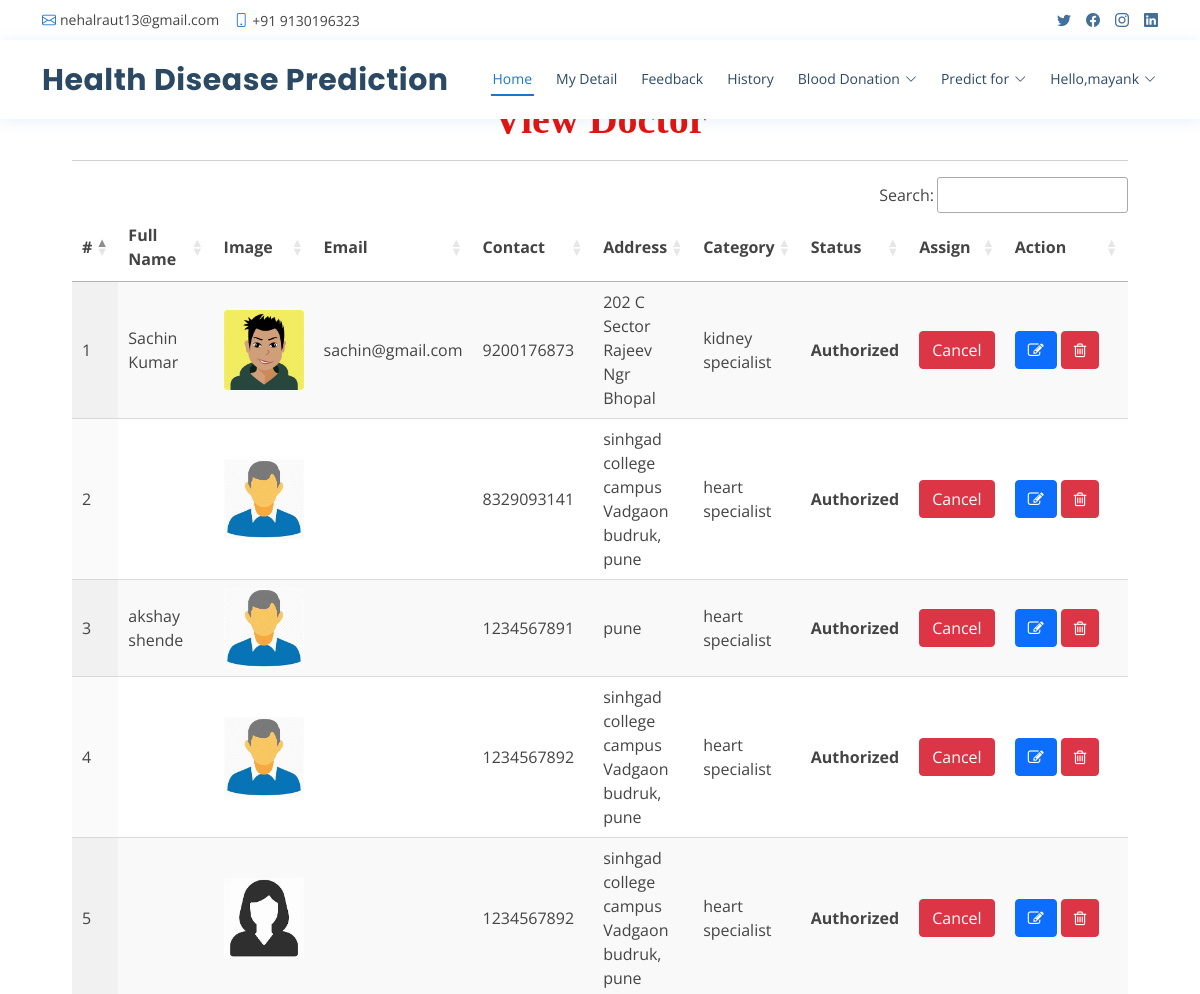
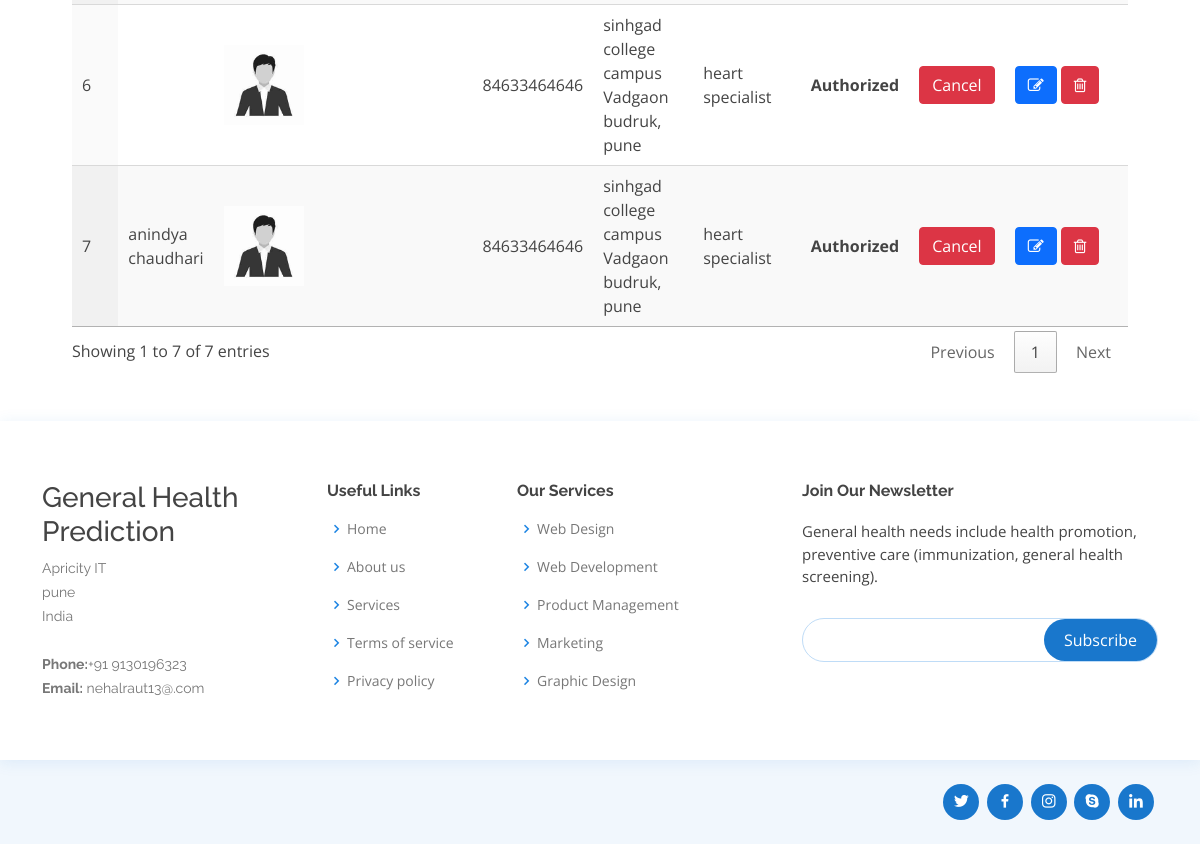
/view_doctor (signed in), run on the app's committed database (2 pictures, top to bottom).
### healthapp/models.py (models this page shows, shortened)
class Doctor(models.Model):
    status = models.IntegerField(DOCTOR_STATUS, null=True)
    user = models.ForeignKey(User, on_delete=models.CASCADE, null=True)
    contact = models.CharField(max_length=100, null=True)
    address = models.CharField(max_length=100, null=True)
    category = models.CharField(max_length=100, null=True)
    doj = models.DateField(null=True)
    dob = models.DateField(null=True)
    image = models.FileField(null=True)

### healthapp/views.py (the view)
# urls.py: path('view_doctor', View_Doctor,name="view_doctor"),
@login_required(login_url="login")
def View_Doctor(request):
    doc = Doctor.objects.all()
    d = {'doc':doc}
    return render(request,'view_doctor.html',d)

### healthapp/templates/view_doctor.html (shortened to what this page needs)
{% extends 'index.html' %}
{% load static %}
{% block body %}
<div class="container-fluid" style="width:90%;margin-top:8%">
                    <div class="container-fluid">
                        <h1 align="center" style="font-weight:bold;font-family : 'Monotype Corsiva' ; color : #E6120E ;margin-top:4%">View Doctor</h1>
                         </div><hr>
                                <table id="example" class="display" style="width:100%">
                                  <thead>
                                    <tr>
                                      <th>#</th>
                                      <th>Full Name</th>
                                      <th>Image</th>
                                      <th>Email</th>
                                      <th>Contact</th>
                                      <th>Address</th>
                                      <th>Category</th>
                                      <th>Status</th>
                                      <th>Assign</th>
                                      <th>Action</th>
                                  </tr>
                              </thead>
                              <tbody>
                              {% for i in doc %}
                                <tr>
                                  <td>{{forloop.counter}}</td>
                                  <td>{{i.user.first_name}} {{i.user.last_name}}</td>
                                  <td><img src="{{i.image.url}}" style="width:80px;height:80px"></td>
                                  <td>{{i.user.email}}</td>
                                  <td>{{i.contact}}</td>
                                  <td>{{i.address}}</td>
                                  <td>{{i.category}}</td>
                                  <td>
                                      {% if i.status == 1 %}
                                      <b>Authorized</b>
                                  {% else %}
                                      <b>Unauthorized</b>
                                      {% endif %}
                                  </td>
                                    <td>{% if i.status == 1 %}
                                        <a href="{% url 'assign_status' i.id %}" onclick="return confirm('Do you want to withdraw approval to doctor : {{i.user.first_name}}?')"><button class="btn btn-danger">Cancel</button></a>
                                        {% else %}
                                        <a href="{% url 'assign_status' i.id %}" onclick="return confirm('Do you want to give approve to doctor : {{i.user.first_name}}?')"><button class="btn btn-success">Assign</button></a>
                                        {% endif %}
                                    </td>
                                    <td style="width:150px">
                                      <a href="{% url 'change_doctor' i.id %}" ><button class="btn btn-primary"><i class="fa fa-edit"></i></button></a>
                                      <a href="{% url 'delete_doctor' i.id %}" ><button class="btn btn-danger" onclick="return confirm('Are you sure?')"><i class="fa fa-trash-o"></i></button></a></td>
                              </tr>
                              {% endfor %}
                          </tbody>
                      </table>
                  </div>
{% endblock %}

### healthapp/templates/index.html (shortened to what this page needs)
<!DOCTYPE html>
<html lang="en">
  {% load static %}
<head>
  <link href="{% static 'vendor/fontawesome-free/css/all.min.css' %}" rel="stylesheet">
  <link href="{% static 'vendor/animate.css/animate.min.css' %}" rel="stylesheet">
  <link href="{% static 'vendor/bootstrap/css/bootstrap.min.css' %}" rel="stylesheet">
  <link href="{% static 'vendor/bootstrap-icons/bootstrap-icons.css' %}" rel="stylesheet">
  <link href="{% static 'vendor/boxicons/css/boxicons.min.css' %}" rel="stylesheet">
  <link href="{% static 'vendor/glightbox/css/glightbox.min.css' %}" rel="stylesheet">
  <link href="{% static 'vendor/remixicon/remixicon.css' %}" rel="stylesheet">
  <link href="{% static 'vendor/swiper/swiper-bundle.min.css' %}" rel="stylesheet">
  <link href="{% static 'css/style.css' %}" rel="stylesheet">
  <link rel="stylesheet" href="https://cdnjs.cloudflare.com/ajax/libs/font-awesome/4.7.0/css/font-awesome.min.css">
  <link rel='stylesheet' type='text/css' href="https://cdn.datatables.net/1.10.21/css/jquery.dataTables.min.css">
  <link rel='stylesheet' type='text/css' href="https://cdn.datatables.net/buttons/1.6.2/css/buttons.dataTables.min.css">
</head>
<body>
  <div id="topbar" class="d-flex align-items-center fixed-top">
    <div class="container d-flex justify-content-between">
      <div class="contact-info d-flex align-items-center">
        <i class="bi bi-envelope"></i> <a href="mailto:contact@example.com">nehalraut13@gmail.com</a>
        <i class="bi bi-phone"></i> +91 9130196323
      </div>
      <div class="d-none d-lg-flex social-links align-items-center">
        <a href="#" class="twitter"><i class="bi bi-twitter"></i></a>
        <a href="#" class="facebook"><i class="bi bi-facebook"></i></a>
        <a href="#" class="instagram"><i class="bi bi-instagram"></i></a>
        <a href="#" class="linkedin"><i class="bi bi-linkedin"></i></i></a>
      </div>
    </div>
  </div>
  <header id="header" class="fixed-top">
    <div class="container d-flex align-items-center">
      <h1 class="logo me-auto"><a href="index.html"> Health Disease Prediction</a></h1>
      {% if request.user.is_staff %}
      <nav id="navbar" class="navbar order-last order-lg-0">
        <ul>
          <li><a class="nav-link scrollto active" href="{% url 'admin_home' %}">Home</a></li>
          <li class="dropdown"><a href="#"><span>Doctor</span> <i class="bi bi-chevron-down"></i></a>
            <ul>
              <li><a href="/add_doctor">Add Doctor</a></li>
              <li><a href="/view_doctor">View Doctor</a></li>
            </ul>
          </li>
          <li><a class="nav-link scrollto" href="/view_patient">Patient</a></li>
          <li><a class="nav-link scrollto" href="/view_search_pat">Searched Data</a></li>
          <li><a class="nav-link scrollto" href="/view_feedback">Feedback</a></li>
          <li class="dropdown"><a href="#"><span>Blood Donation</span> <i class="bi bi-chevron-down"></i></a>
            <ul>
              <li><a href="/request_blood">Request for Blood</a></li>
              <li><a href="/donator_blood">Donate for Blood</a></li>
            </ul>
          </li>
          <li class="dropdown">
            <a href="#" class="appointment-btn scrollto" style="color: #fff;"><span class="d-none d-md-inline">Welcome,</span> {{request.user.username}} <i class="bi bi-chevron-down"></i></a>
            <ul>
              <li><a href="{% url 'change_password' %}">Password</a></li>
              <li><a href="{% url 'logout' %}">Logout</a></li>
            </ul>
          </li>
        </ul>
        <i class="bi bi-list mobile-nav-toggle"></i>
      </nav>
      {% elif request.user.patient_set.all.0 %}
      <nav id="navbar" class="navbar order-last order-lg-0">
        <ul>
          <li><a class="nav-link scrollto active" href="{% url 'patient_home' %}">Home</a></li>
          <li><a class="nav-link scrollto" href="/profile_doctor">My Detail</a></li>
          <li><a class="nav-link scrollto" href="/sent_feedback">Feedback</a></li>
          <li><a class="nav-link scrollto" href="/view_search_pat">History</a></li>
          <li class="dropdown"><a href="#"><span>Blood Donation</span> <i class="bi bi-chevron-down"></i></a>
          </li>
          <li class="dropdown"><a href="#"><span>Predict for</span> <i class="bi bi-chevron-down"></i></a>
          </li>
          <li class="dropdown"><a href="#"><span>Hello,{{request.user.username}}</span> <i class="bi bi-chevron-down"></i></a>
          </li>
        </ul>
      </nav>
      {% endif %}
  </header>
  <div class="mt-5 mb-5" style="margin-top:14%">
  {% block body %}
  {% endblock %}
  </div>
  <footer id="footer">
    <div class="footer-top">
      <div class="container">
        <div class="row">
          <div class="col-lg-3 col-md-6 footer-contact">
            <h3>General Health Prediction</h3>
            <p>
              Apricity IT <br>
              pune<br>
              India <br><br>
              <strong>Phone:</strong>+91 9130196323<br>
              <strong>Email:</strong> nehalraut13@.com<br>
            </p>
          </div>
          <div class="col-lg-2 col-md-6 footer-links">
            <h4>Useful Links</h4>
            <ul>
              <li><i class="bx bx-chevron-right"></i> <a href="#">Home</a></li>
              <li><i class="bx bx-chevron-right"></i> <a href="#">About us</a></li>
              <li><i class="bx bx-chevron-right"></i> <a href="#">Services</a></li>
              <li><i class="bx bx-chevron-right"></i> <a href="#">Terms of service</a></li>
              <li><i class="bx bx-chevron-right"></i> <a href="#">Privacy policy</a></li>
            </ul>
          </div>
          <div class="col-lg-3 col-md-6 footer-links">
            <h4>Our Services</h4>
            <ul>
              <li><i class="bx bx-chevron-right"></i> <a href="#">Web Design</a></li>
              <li><i class="bx bx-chevron-right"></i> <a href="#">Web Development</a></li>
              <li><i class="bx bx-chevron-right"></i> <a href="#">Product Management</a></li>
              <li><i class="bx bx-chevron-right"></i> <a href="#">Marketing</a></li>
              <li><i class="bx bx-chevron-right"></i> <a href="#">Graphic Design</a></li>
            </ul>
          </div>
          <div class="col-lg-4 col-md-6 footer-newsletter">
            <h4>Join Our Newsletter</h4>
            <p>General health needs include health promotion, preventive care (immunization, general health screening).</p>
            <form action="" method="post">
              <input type="email" name="email"><input type="submit" value="Subscribe">
            </form>
          </div>
        </div>
      </div>
    </div>
    <div class="container d-md-flex py-4">
      <div class="social-links text-center text-md-right pt-3 pt-md-0">
        <a href="#" class="twitter"><i class="bx bxl-twitter"></i></a>
        <a href="#" class="facebook"><i class="bx bxl-facebook"></i></a>
        <a href="#" class="instagram"><i class="bx bxl-instagram"></i></a>
        <a href="#" class="google-plus"><i class="bx bxl-skype"></i></a>
        <a href="#" class="linkedin"><i class="bx bxl-linkedin"></i></a>
      </div>
    </div>
  </footer>
</body>
</html>

### healthapp/static/css/style.css (style rules this page uses)
body { font-family: "Open Sans", sans-serif; color: #444444; }
a { color: #1977cc; text-decoration: none; }
h1, h2, h3, h4, h5, h6 { font-family: "Raleway", sans-serif; }
#topbar { background: #fff; height: 40px; font-size: 14px; transition: all 0.5s; z-index: 996; }
#topbar .contact-info a { line-height: 1; color: #444444; transition: 0.3s; }
#topbar .contact-info i { color: #1977cc; padding-right: 4px; margin-left: 15px; line-height: 0; }
#topbar .contact-info i:first-child { margin-left: 0; }
#topbar .social-links a { color: #437099; padding-left: 15px; display: inline-block; line-height: 1px; transition: 0.3s; }
#topbar .social-links a:first-child { border-left: 0; }
#header { background: #fff; transition: all 0.5s; z-index: 997; padding: 15px 0; top: 40px; box-shadow: 0px 2px 15px rgba(25, 119, 204, 0.1); }
#header .logo { font-size: 30px; margin: 0; padding: 0; line-height: 1; font-weight: 700; letter-spacing: 0.5px; font-family: "Poppins", sans-serif; }
#header .logo a { color: #2c4964; }
.navbar { padding: 0; }
.navbar ul { margin: 0; padding: 0; display: flex; list-style: none; align-items: center; }
.navbar li { position: relative; }
.navbar>ul>li { position: relative; white-space: nowrap; padding: 8px 0 8px 20px; }
.navbar a, .navbar a:focus { display: flex; align-items: center; justify-content: space-between; font-size: 14px; color: #2c4964; white-space: nowrap; transition: 0.3s; border-bottom: 2px solid #fff; padding: 5px 2px; }
.navbar a i, .navbar a:focus i { font-size: 12px; line-height: 0; margin-left: 5px; }
.navbar a:hover, .navbar .active, .navbar .active:focus, .navbar li:hover>a { color: #1977cc; border-color: #1977cc; }
#footer { color: #444444; font-size: 14px; background: #f1f7fd; }
#footer .footer-top { padding: 60px 0 30px 0; background: #fff; box-shadow: 0px 2px 15px rgba(25, 119, 204, 0.1); }
#footer .footer-top .footer-contact { margin-bottom: 30px; }
#footer .footer-top .footer-contact p { font-size: 14px; line-height: 24px; margin-bottom: 0; font-family: "Raleway", sans-serif; color: #777777; }
#footer .footer-top h4 { font-size: 16px; font-weight: bold; color: #444444; position: relative; padding-bottom: 12px; }
#footer .footer-top .footer-links { margin-bottom: 30px; }
#footer .footer-top .footer-links ul { list-style: none; padding: 0; margin: 0; }
#footer .footer-top .footer-links ul i { padding-right: 2px; color: #1c84e3; font-size: 18px; line-height: 1; }
#footer .footer-top .footer-links ul li { padding: 10px 0; display: flex; align-items: center; }
#footer .footer-top .footer-links ul li:first-child { padding-top: 0; }
#footer .footer-top .footer-links ul a { color: #777777; transition: 0.3s; display: inline-block; line-height: 1; }
#footer .footer-newsletter { font-size: 15px; }
#footer .footer-newsletter h4 { font-size: 16px; font-weight: bold; color: #444444; position: relative; padding-bottom: 12px; }
#footer .footer-newsletter form { margin-top: 30px; background: #fff; padding: 6px 10px; position: relative; border-radius: 50px; text-align: left; border: 1px solid #bfdcf7; }
#footer .footer-newsletter form input[type=email] { border: 0; padding: 4px 8px; width: calc(100% - 100px); }
#footer .footer-newsletter form input[type=submit] { position: absolute; top: 0; right: 0; bottom: 0; border: 0; background: none; font-size: 16px; padding: 0 20px; background: #1977cc; color: #fff; transition: 0.3s; border-radius: 50px; }
#footer .social-links a { font-size: 18px; display: inline-block; background: #1977cc; color: #fff; line-height: 1; padding: 8px 0; margin-right: 4px; border-radius: 50%; text-align: center; width: 36px; height: 36px; transition: 0.3s; }

### data on the page
Doctor: user.first_name "Sachin", user.last_name "Kumar", image (picture), user.email "sachin@gmail.com", contact "9200176873", address "202 C Sector Rajeev Ngr Bhopal", category "kidney specialist", status "Authorized"
Doctor: image (picture), contact "8329093141", address "sinhgad college campus Vadgaon budruk, pune", category "heart specialist", status "Authorized"
Doctor: user.first_name "akshay", user.last_name "shende", image (picture), contact "1234567891", address "pune", category "heart specialist", status "Authorized"
Doctor: image (picture), contact "1234567892", address "sinhgad college campus Vadgaon budruk, pune", category "heart specialist", status "Authorized"
Doctor: image (picture), contact "1234567892", address "sinhgad college campus Vadgaon budruk, pune", category "heart specialist", status "Authorized"
Doctor: image (picture), contact "84633464646", address "sinhgad college campus Vadgaon budruk, pune", category "heart specialist", status "Authorized"
Doctor: user.first_name "anindya", user.last_name "chaudhari", image (picture), contact "84633464646", address "sinhgad college campus Vadgaon budruk, pune", category "heart specialist", status "Authorized"

### other printed values
{{ request.user.username }} "mayank"
